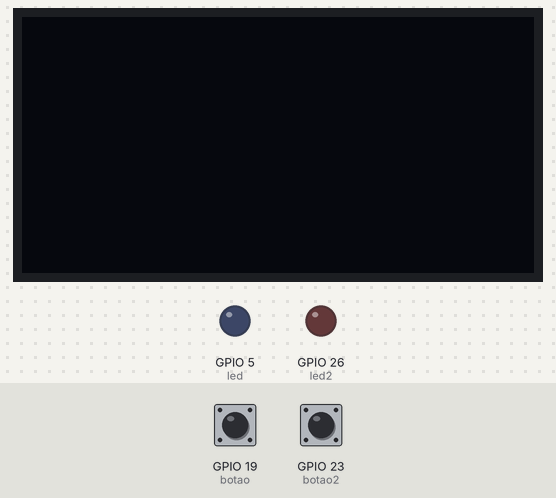
The program below on a simulated ESP32 board running MicroPython. Parts: 128×64 one-colour display, output pins drawn as LEDs (lit = HIGH). Wiring (from the project's diagram.json): blue LED on GPIO 5, green button on GPIO 19, green button on GPIO 23, red LED on GPIO 26. Dashed ring = blinking. The test bench sets the inputs (shaded band); at power-on: GPIO 19 (botao) HIGH, GPIO 23 (botao2) HIGH. Library files of the repository ran but are not shown: ssd1306.py.

Above: at 1.2 s.
1.3 s: GPIO 19 (botao) pulled LOW for 0.15 s
At 2.5 s:
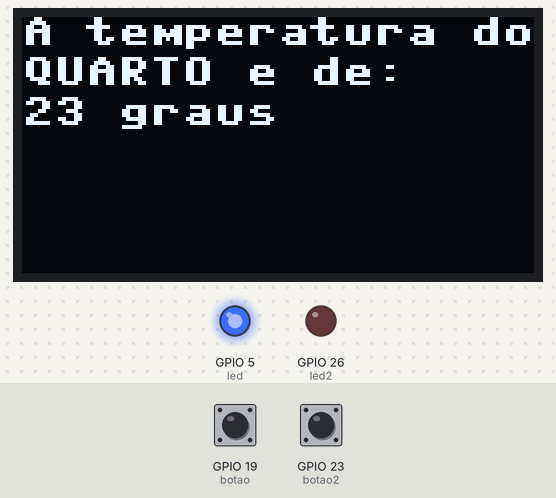
2.9 s: GPIO 23 (botao2) pulled LOW for 0.15 s
At 4.0 s:
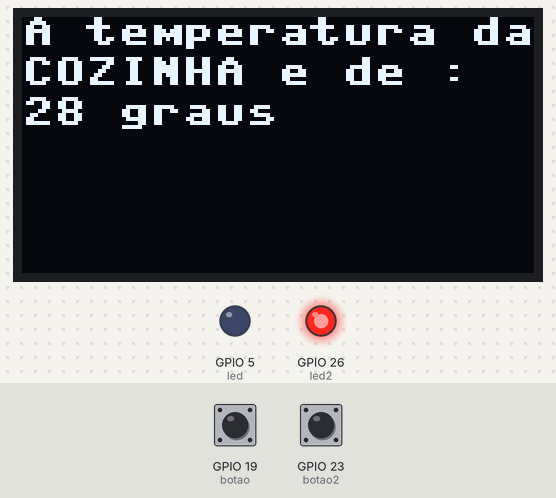
4.5 s: GPIO 19 (botao) pulled LOW for 1 s
At 5.2 s:
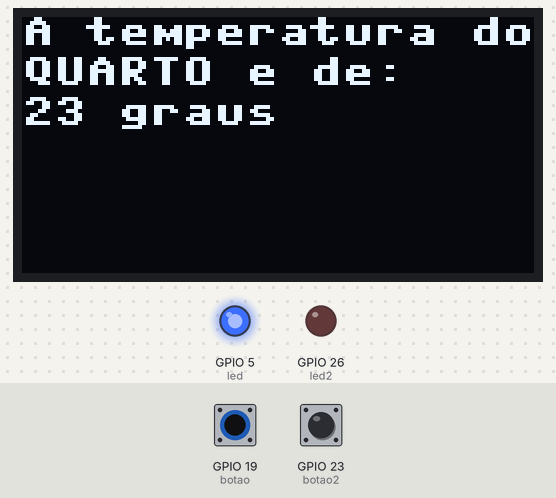
7.0 s: GPIO 23 (botao2) pulled LOW for 1 s
At 8.3 s:
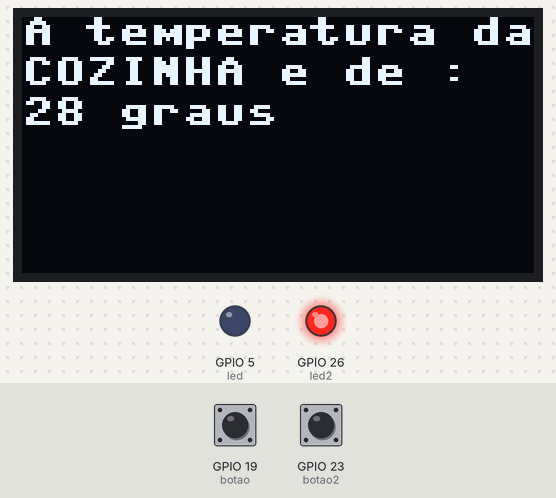
9.5 s: GPIO 19 (botao) driven LOW and GPIO 23 (botao2) driven LOW
At 10.2 s:
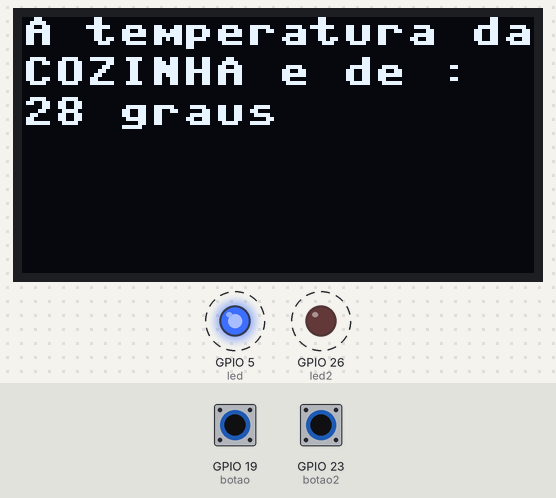
Timing chart, 0 to 67.8 s (numbered marks = the images above; inputs shaded):
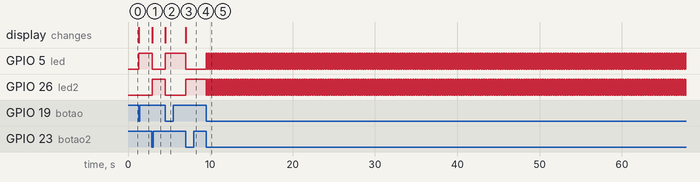

Measured:
- after the input at 1.3 s, GPIO 5 (led): LOW → HIGH at once; the display: changes at once (image 1)
- after the input at 2.9 s, GPIO 5 (led): HIGH → LOW at once; GPIO 26 (led2): LOW → HIGH at once; the display: changes at once (image 2)
- after the input at 4.5 s, GPIO 5 (led): LOW → HIGH at once; GPIO 26 (led2): HIGH → LOW at once; the display: changes at once (image 3)
- after the input at 7.0 s, GPIO 5 (led): HIGH → LOW at once; GPIO 26 (led2): LOW → HIGH at once; the display: changes at once (image 4)
- after the input at 9.5 s, GPIO 5 (led), GPIO 26 (led2): alternates HIGH for 0.03 s and LOW for 0.03 s, starting at once

The program:

main.py
```python
import machine
from machine import Pin, I2C
import ssd1306

i2c = I2C(0, scl=Pin(27), sda=Pin(14))
led = machine.Pin(5, machine.Pin.OUT)
led2 = machine.Pin(26, machine.Pin.OUT)
botao = machine.Pin(19, machine.Pin.IN, machine.Pin.PULL_UP)
botao2 = machine.Pin(23, machine.Pin.IN, machine.Pin.PULL_UP)


largura = 128
altura = 64

tela = ssd1306.SSD1306_I2C(largura, altura, i2c)
while True:
    blue = botao.value()
    red = botao2.value()

    if blue == 0:
        tela.fill(0)
        tela.text("A temperatura do ", 0, 0)
        tela.text("QUARTO e de: ", 0, 10)
        tela.text("23 graus", 0, 20)
        tela.show()
        led.value(1)
        led2.value(0)


    if red == 0:
         tela.fill(0)
         tela.text("A temperatura da", 0, 0)
         tela.text("COZINHA e de :", 0, 10)
         tela.text("28 graus", 0, 20)
         tela.show()
         led2.value(1)
         led.value(0)
```
